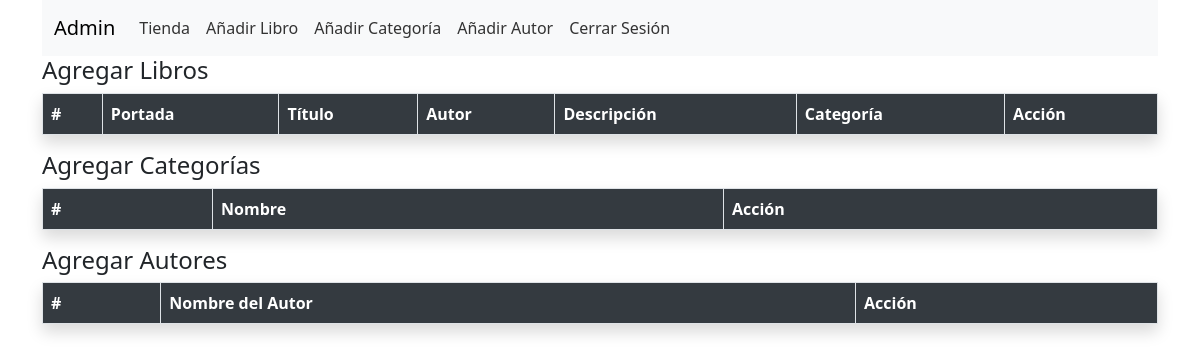
Before: /admin.php (signed in) with the older database file.
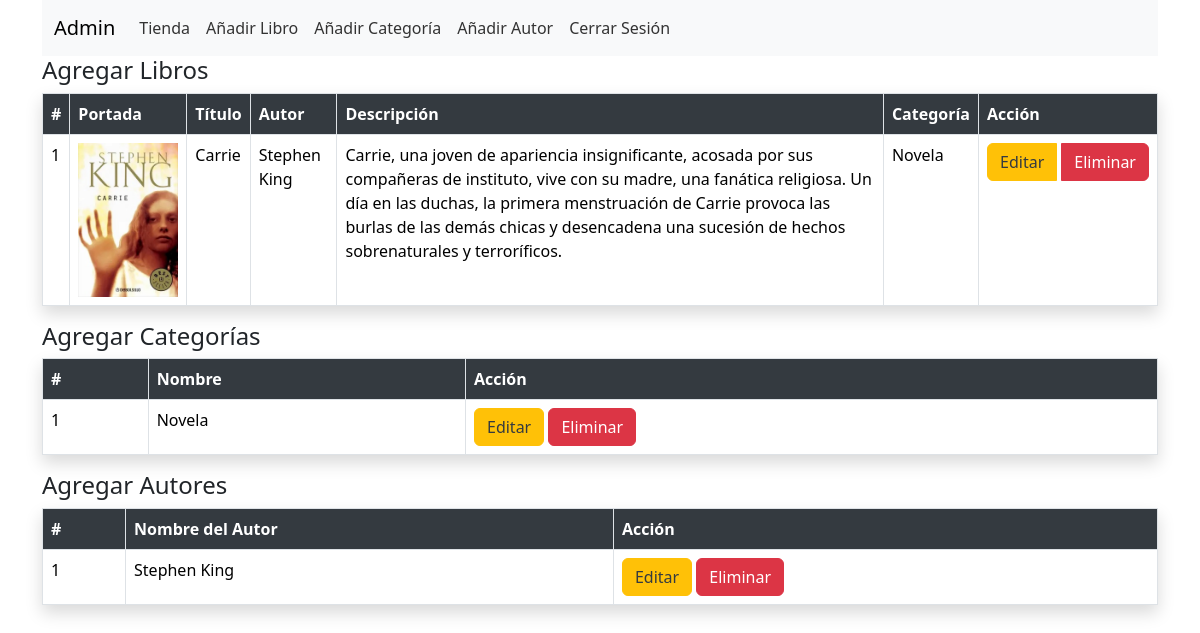
After: the same page with the newer database file.
### tables this page shows
CREATE TABLE `libros` (
  `id` int(11) NOT NULL,
  `titulo` varchar(255) NOT NULL,
  `autor_id` int(11) NOT NULL,
  `descripcion` text NOT NULL,
  `categoria_id` int(11) NOT NULL,
  `portada` varchar(255) NOT NULL
);

CREATE TABLE `autor` (
  `id` int(11) NOT NULL,
  `nombre` varchar(255) NOT NULL,
  `apellido` varchar(255) NOT NULL
);

CREATE TABLE `categorias` (
  `id` int(11) NOT NULL,
  `nombre` varchar(255) NOT NULL
);

### php/func-libro.php (called while the page is built, shortened)
<?php
function get_all_books($con) {
    $sql = "SELECT * FROM libros ORDER BY id DESC";
    $stmt = $con->prepare($sql);
    $stmt->execute();
    $libros = array();
    while ($row = $stmt->fetch(PDO::FETCH_ASSOC)) {
        $libro = new Libro();
        $libro->id = $row['id'];
        $libro->titulo = $row['titulo'];
        $libro->autor_id = $row['autor_id'];
        $libro->descripcion = $row['descripcion'];
        $libro->categoria_id = $row['categoria_id'];
        $libro->portada = $row['portada'];
        $libros[] = $libro;
    }
    return $libros;
}
?>

### php/func-autor.php (called while the page is built, shortened)
<?php
class Autor {
    public function __construct($id, $nombre, $apellido) {
        $this->id = $id;
        $this->nombre = $nombre;
        $this->apellido = $apellido;
    }
}
function get_all_author($con) {
    $sql  = "SELECT * FROM autor";
    $stmt = $con->prepare($sql);
    $stmt->execute();
    $autores = array();
    if ($stmt->rowCount() > 0) {
        while ($row = $stmt->fetch(PDO::FETCH_ASSOC)) {
            $autor = new Autor($row['id'], $row['nombre'], $row['apellido']);
            $autores[] = $autor;
        }
    }
    return $autores;
}
?>

### php/func-categoria.php (called while the page is built, shortened)
<?php
class Categoria {
    public function __construct($id, $nombre) {
        $this->id = $id;
        $this->nombre = $nombre;
    }
}
function get_all_categories($con){
    $sql = "SELECT * FROM categorias";
    $stmt = $con->prepare($sql);
    $stmt->execute();
    $categorias = array();
    if ($stmt->rowCount() > 0) {
        while ($row = $stmt->fetch(PDO::FETCH_ASSOC)) {
            $categoria = new Categoria($row['id'], $row['nombre']);
            $categorias[] = $categoria;
        }
    } else {
        $categorias = 0;
    }
    return $categorias;
}
?>

### admin.php (the view, shortened to what this page needs)
<?php
include "db_conexion.php";
include "php/func-libro.php";
$libros = get_all_books($conn);
include "php/func-autor.php";
$autores = get_all_author($conn);
include "php/func-categoria.php";
$categorias = get_all_categories($conn);
?>
<!DOCTYPE html>
<html lang="es">
<head>
    <link href="https://cdn.jsdelivr.net/npm/bootstrap@5.3.2/dist/css/bootstrap.min.css" rel="stylesheet">
    <link rel="stylesheet" type="text/css" href="https://cdn.datatables.net/1.11.10/css/jquery.dataTables.css">
    <link href="css/estilos-admin.css" rel="stylesheet">
</head>
<body>
    <div class="container">
        <nav class="navbar navbar-expand-lg navbar-light bg-light">
            <div class="container-fluid">
                <a class="navbar-brand" href="admin.php">Admin</a>
                <div class="collapse navbar-collapse" id="navbarNav">
                    <ul class="navbar-nav ml-auto">
                        <li class="nav-item">
                            <a class="nav-link" aria-current="page" href="index.php">Tienda</a>
                        </li>
                        <li class="nav-item">
                            <a class="nav-link" href="#">Añadir Libro</a>
                        </li>
                        <li class="nav-item">
                            <a class="nav-link" href="#">Añadir Categoría</a>
                        </li>
                        <li class="nav-item">
                            <a class="nav-link" href="#">Añadir Autor</a>
                        </li>
                        <li class="nav-item">
                            <a class="nav-link" href="logout.php">Cerrar Sesión</a>
                        </li>
                    </ul>
                </div>
            </div>
        </nav>
            <h4>Agregar Libros</h4>
            <table id="libros-table" class="table table-bordered shadow">
                <thead>
                    <tr>
                        <th>#</th>
                        <th>Portada</th>
                        <th>Título</th>
                        <th>Autor</th>
                        <th>Descripción</th>
                        <th>Categoría</th>
                        <th>Acción</th>
                    </tr>
                </thead>
                <tbody>
                    <?php foreach ($libros as $libro) { ?>
                        <tr>
                            <td>1</td>
                            <td>
                                <img width="100" src="archivos/cover/<?= $libro->portada ?>">
                            </td>
                            <td>
                                <?= htmlspecialchars($libro->titulo) ?>
                            </td>
                            <td>
                                <?php
                                    $autorNombre = "Undefined";
                                    foreach ($autores as $autor) {
                                     if ($autor->id == $libro->autor_id) {
                                    $autorNombre = htmlspecialchars($autor->nombre . ' ' . $autor->apellido);
                                     break;
                                    }
                                        }
                                    echo $autorNombre;
                                 ?>
                            </td>
                            <td><?= htmlspecialchars($libro->descripcion) ?></td>
                            <td>
                                <?php
                                $categoriaNombre = "Undefined";
                                foreach ($categorias as $categoria) {
                                    if ($categoria->id == $libro->categoria_id) {
                                        $categoriaNombre = htmlspecialchars($categoria->nombre);
                                        break;
                                    }
                                }
                                echo $categoriaNombre;
                                ?>
                            </td>
                            <td>
                                <div class="btn-group">
                                    <a href="#" class="btn btn-warning" style="margin-right: 5px;">Editar</a>
                                    <a href="#" class="btn btn-danger">Eliminar</a>
                                </div>
                            </td>
                        </tr>
                    <?php } ?>
                </tbody>
            </table>
        <h4>Agregar Categorías</h4>
        <table id="categorias-table" class="table table-bordered shadow">
            <thead>
                <tr>
                    <th>#</th>
                    <th>Nombre</th>
                    <th>Acción</th>
                </tr>
            </thead>
            <tbody>
                <?php foreach ($categorias as $categoria) { ?>
                    <tr>
                        <td><?= $categoria->id ?></td>
                        <td><?= htmlspecialchars($categoria->nombre) ?></td>
                        <td>
                            <a href="editar-categoria.php?id=<?= $categoria->id ?>" class="btn btn-warning">Editar</a>           <a href="eliminar-categoria.php?id=<?= $categoria->id ?>" class="btn btn-danger">Eliminar</a>
                        </td>
                    </tr>
                <?php } ?>
            </tbody>
        </table>
        <h4>Agregar Autores</h4>
        <table id="autores-table" class="table table-bordered shadow">
            <thead>
                <tr>
                    <th>#</th>
                    <th>Nombre del Autor</th>
                    <th>Acción</th>
                </tr>
            </thead>
            <tbody>
                <?php foreach ($autores as $autor) { ?>
                    <tr>
                        <td><?= $autor->id ?></td>
                        <td><?= htmlspecialchars($autor->nombre . ' ' . $autor->apellido) ?></td>
                        <td>
                            <a href="editar-autor.php?id=<?= $autor->id ?>" class="btn btn-warning">Editar</a>
                            <a href="eliminar-autor.php?id=<?= $autor->id ?>" class="btn btn-danger">Eliminar</a>
                        </td>
                    </tr>
                <?php } ?>
            </tbody>
        </table>
    </div>
</body>
</html>

### css/estilos-admin.css (style rules this page uses)
.navbar-light .navbar-nav .nav-link { color: #333; }
.btn-warning { background-color: #ffc107; border-color: #ffc107; color: #343a40; }
.btn-danger { background-color: #dc3545; border-color: #dc3545; color: #ffffff; }
.table { font-size: 16px; background-color: #ffffff; }
.table th { background-color: #343a40; color: #ffffff; }

Changed rows visible on the page:
added libros: portada (picture), titulo "Carrie", autor.apellido "Stephen King", descripcion "Carrie, una joven de apariencia insignificante, acosada por sus compañeras de instituto, vive con su madre, una fanática religiosa. Un día en las duchas, la primera menstruación de Carrie provoca las burlas de las demás chicas y desencadena una sucesión de hechos sobrenaturales y terroríficos.", categoria.nombre "Novela"
added categorias: id "1", nombre "Novela"
added autor: id "1", nombre+apellido "Stephen King"
